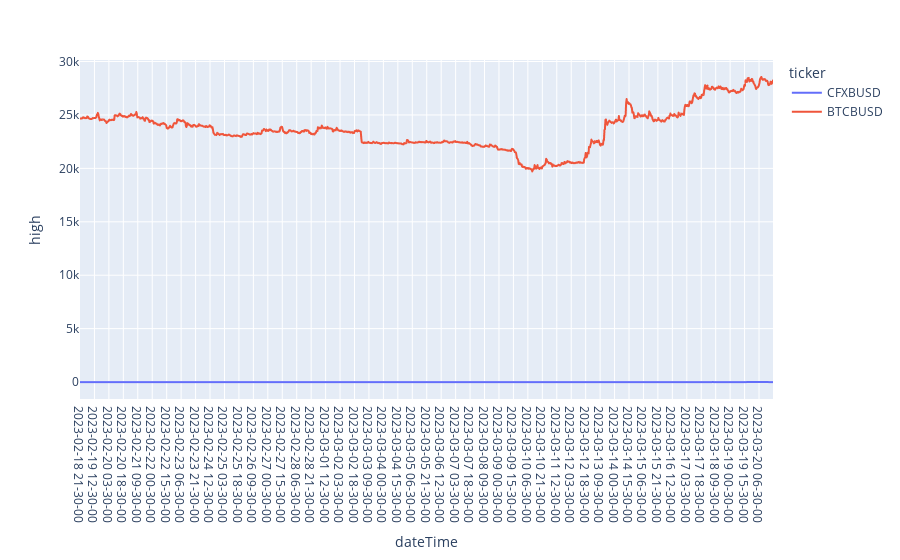

The notebook cell this image was saved under:
### Code cell
px.line(ticker_data_df.reset_index().sort_values('dateTime'), 'dateTime', 'high', color ='ticker')

### Figure 1 — Plotly figure (JSON) as saved in the notebook; plotly's stock layout.template omitted (floating-point values rounded to 4 significant figures; data arrays with more than 128 entries replaced by an {"elided": "..."} marker saying what was removed)
{"data": [{"hovertemplate": "ticker=CFXBUSD<br>dateTime=%{x}<br>high=%{y}<extra></extra>", "legendgroup": "CFXBUSD", "line": {"color": "#636efa", "dash": "solid"}, "marker": {"symbol": "circle"}, "mode": "lines", "name": "CFXBUSD", "showlegend": true, "type": "scattergl", "x": {"elided": "1440 str values"}, "xaxis": "x", "y": {"elided": "1440 float values"}, "yaxis": "y"}, {"hovertemplate": "ticker=BTCBUSD<br>dateTime=%{x}<br>high=%{y}<extra></extra>", "legendgroup": "BTCBUSD", "line": {"color": "#EF553B", "dash": "solid"}, "marker": {"symbol": "circle"}, "mode": "lines", "name": "BTCBUSD", "showlegend": true, "type": "scattergl", "x": {"elided": "1440 str values"}, "xaxis": "x", "y": {"elided": "1440 float values"}, "yaxis": "y"}], "layout": {"legend": {"title": {"text": "ticker"}, "tracegroupgap": 0}, "margin": {"t": 60}, "xaxis": {"anchor": "y", "domain": [0, 1], "title": {"text": "dateTime"}}, "yaxis": {"anchor": "x", "domain": [0, 1], "title": {"text": "high"}}}}
